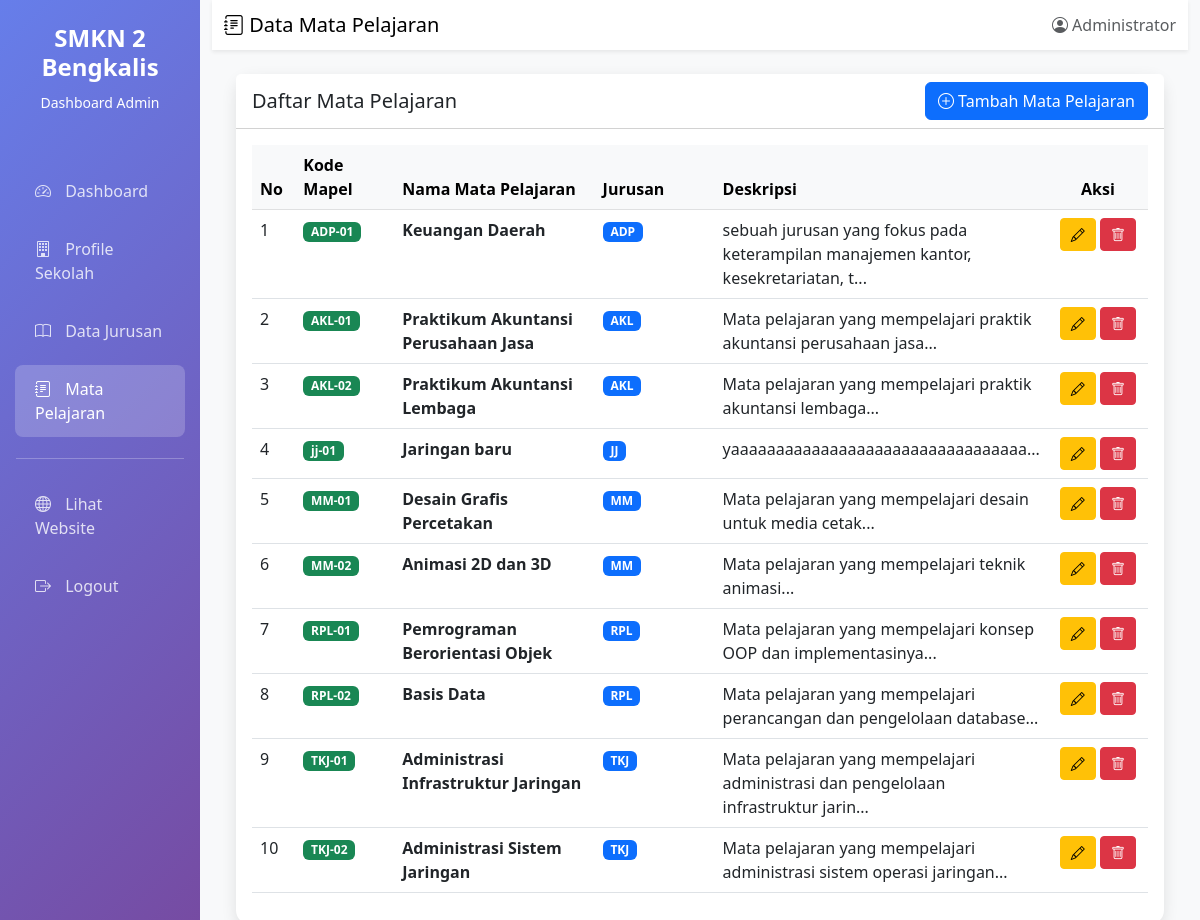
Screenshot of /dashboard/mata_pelajaran.php (signed in) with the database file from the repository.
### tables this page shows
CREATE TABLE `mata_pelajaran` (
  `id` int NOT NULL,
  `kode_mapel` varchar(10) NOT NULL,
  `nama_mapel` varchar(100) NOT NULL,
  `jurusan_id` int DEFAULT NULL,
  `deskripsi` text,
  `created_at` timestamp NULL DEFAULT CURRENT_TIMESTAMP,
  `updated_at` timestamp NULL DEFAULT CURRENT_TIMESTAMP ON UPDATE CURRENT_TIMESTAMP
);

CREATE TABLE `jurusan` (
  `id` int NOT NULL,
  `kode_jurusan` varchar(10) NOT NULL,
  `nama_jurusan` varchar(100) NOT NULL,
  `deskripsi` text,
  `created_at` timestamp NULL DEFAULT CURRENT_TIMESTAMP,
  `updated_at` timestamp NULL DEFAULT CURRENT_TIMESTAMP ON UPDATE CURRENT_TIMESTAMP
);

### dashboard/mata_pelajaran.php (the view, shortened to what this page needs)
<?php
$conn = getConnection();
$query = "SELECT mp.*, j.nama_jurusan, j.kode_jurusan
          FROM mata_pelajaran mp
          LEFT JOIN jurusan j ON mp.jurusan_id = j.id
          ORDER BY mp.kode_mapel ASC";
$result = $conn->query($query);
?>
<!DOCTYPE html>
<html lang="id">
<head>
    <link href="https://cdn.jsdelivr.net/npm/bootstrap@5.3.0/dist/css/bootstrap.min.css" rel="stylesheet">
    <link rel="stylesheet" href="https://cdn.jsdelivr.net/npm/bootstrap-icons@1.10.0/font/bootstrap-icons.css">
</head>
<body>
    <div class="container-fluid">
        <div class="row">
            <div class="col-md-2 p-0 sidebar">
                <div class="text-center py-4">
                    <h4 class="fw-bold">SMKN 2 Bengkalis</h4>
                    <small>Dashboard Admin</small>
                </div>
                <nav class="nav flex-column mt-4">
                    <a class="nav-link" href="index.php">
                        <i class="bi bi-speedometer2"></i> Dashboard
                    </a>
                    <a class="nav-link" href="profile.php">
                        <i class="bi bi-building"></i> Profile Sekolah
                    </a>
                    <a class="nav-link" href="jurusan.php">
                        <i class="bi bi-book"></i> Data Jurusan
                    </a>
                    <a class="nav-link active" href="mata_pelajaran.php">
                        <i class="bi bi-journal-text"></i> Mata Pelajaran
                    </a>
                    <hr class="text-white mx-3">
                    <a class="nav-link" href="../profile/" target="_blank">
                        <i class="bi bi-globe"></i> Lihat Website
                    </a>
                    <a class="nav-link" href="../logout.php" onclick="return confirm('Yakin ingin logout?')">
                        <i class="bi bi-box-arrow-right"></i> Logout
                    </a>
                </nav>
            </div>
            <div class="col-md-10">
                <nav class="navbar navbar-light bg-white shadow-sm mb-4">
                    <div class="container-fluid">
                        <span class="navbar-brand mb-0 h1">
                            <i class="bi bi-journal-text"></i> Data Mata Pelajaran
                        </span>
                        <span class="text-muted">
                            <i class="bi bi-person-circle"></i>
                            <?php echo $_SESSION['admin_nama']; ?>
                        </span>
                    </div>
                </nav>
                <div class="container-fluid px-4">
                    <div class="card table-card">
                        <div class="card-header bg-white d-flex justify-content-between align-items-center">
                            <h5 class="mb-0">Daftar Mata Pelajaran</h5>
                            <a href="mata_pelajaran_form.php" class="btn btn-primary">
                                <i class="bi bi-plus-circle"></i> Tambah Mata Pelajaran
                            </a>
                        </div>
                        <div class="card-body">
                            <div class="table-responsive">
                                <table class="table table-hover">
                                    <thead class="table-light">
                                        <tr>
                                            <th width="5%">No</th>
                                            <th width="12%">Kode Mapel</th>
                                            <th width="25%">Nama Mata Pelajaran</th>
                                            <th width="15%">Jurusan</th>
                                            <th width="30%">Deskripsi</th>
                                            <th width="13%" class="text-center">Aksi</th>
                                        </tr>
                                    </thead>
                                    <tbody>
                                        <?php if ($result->num_rows > 0): ?>
                                            <?php $no = 1; while ($row = $result->fetch_assoc()): ?>
                                                <tr>
                                                    <td><?php echo $no++; ?></td>
                                                    <td><span class="badge bg-success"><?php echo $row['kode_mapel']; ?></span></td>
                                                    <td><strong><?php echo $row['nama_mapel']; ?></strong></td>
                                                    <td>
                                                        <?php if ($row['nama_jurusan']): ?>
                                                            <span class="badge bg-primary">
                                                                <?php echo $row['kode_jurusan']; ?>
                                                            </span>
                                                        <?php else: ?>
                                                            <span class="text-muted">-</span>
                                                        <?php endif; ?>
                                                    </td>
                                                    <td><?php echo substr($row['deskripsi'], 0, 80) . '...'; ?></td>
                                                    <td class="text-center">
                                                        <a href="mata_pelajaran_form.php?edit=<?php echo $row['id']; ?>"
                                                           class="btn btn-sm btn-warning btn-action">
                                                            <i class="bi bi-pencil"></i>
                                                        </a>
                                                        <a href="mata_pelajaran.php?delete=<?php echo $row['id']; ?>"
                                                           class="btn btn-sm btn-danger btn-action"
                                                           onclick="return confirm('Yakin ingin menghapus mata pelajaran ini?')">
                                                            <i class="bi bi-trash"></i>
                                                        </a>
                                                    </td>
                                                </tr>
                                            <?php endwhile; ?>
                                        <?php endif; ?>
                                    </tbody>
                                </table>
                            </div>
                        </div>
                    </div>
                </div>
            </div>
        </div>
    </div>
</body>
</html>

### dashboard/mata_pelajaran.php (style rules this page uses)
:root { --primary-color: #667eea; --secondary-color: #764ba2; }
body { background-color: #f8f9fa; }
.sidebar { min-height: 100vh; background: linear-gradient(135deg, var(--primary-color) 0%, var(--secondary-color) 100%); color: white; }
.sidebar .nav-link { color: rgba(255,255,255,0.8); padding: 12px 20px; margin: 5px 15px; border-radius: 8px; transition: all 0.3s; }
.sidebar .nav-link:hover, .sidebar .nav-link.active { background: rgba(255,255,255,0.2); color: white; }
.sidebar .nav-link i { margin-right: 10px; width: 20px; }
.table-card { border-radius: 15px; border: none; box-shadow: 0 5px 15px rgba(0,0,0,0.1); }
.btn-action { padding: 5px 10px; font-size: 14px; }

### rows the page displays
mata_pelajaran: kode_mapel "ADP-01", nama_mapel "Keuangan Daerah", jurusan.kode_jurusan "ADP", deskripsi "sebuah jurusan yang fokus pada keterampilan manajemen kantor, kesekretariatan, t"
mata_pelajaran: kode_mapel "AKL-01", nama_mapel "Praktikum Akuntansi Perusahaan Jasa", jurusan.kode_jurusan "AKL", deskripsi "Mata pelajaran yang mempelajari praktik akuntansi perusahaan jasa"
mata_pelajaran: kode_mapel "AKL-02", nama_mapel "Praktikum Akuntansi Lembaga", jurusan.kode_jurusan "AKL", deskripsi "Mata pelajaran yang mempelajari praktik akuntansi lembaga"
mata_pelajaran: kode_mapel "jj-01", nama_mapel "Jaringan baru", jurusan.kode_jurusan "JJ", deskripsi "yaaaaaaaaaaaaaaaaaaaaaaaaaaaaaaaaa"
mata_pelajaran: kode_mapel "MM-01", nama_mapel "Desain Grafis Percetakan", jurusan.kode_jurusan "MM", deskripsi "Mata pelajaran yang mempelajari desain untuk media cetak"
mata_pelajaran: kode_mapel "MM-02", nama_mapel "Animasi 2D dan 3D", jurusan.kode_jurusan "MM", deskripsi "Mata pelajaran yang mempelajari teknik animasi"
mata_pelajaran: kode_mapel "RPL-01", nama_mapel "Pemrograman Berorientasi Objek", jurusan.kode_jurusan "RPL", deskripsi "Mata pelajaran yang mempelajari konsep OOP dan implementasinya"
mata_pelajaran: kode_mapel "RPL-02", nama_mapel "Basis Data", jurusan.kode_jurusan "RPL", deskripsi "Mata pelajaran yang mempelajari perancangan dan pengelolaan database"
mata_pelajaran: kode_mapel "TKJ-01", nama_mapel "Administrasi Infrastruktur Jaringan", jurusan.kode_jurusan "TKJ", deskripsi "Mata pelajaran yang mempelajari administrasi dan pengelolaan infrastruktur jarin"
mata_pelajaran: kode_mapel "TKJ-02", nama_mapel "Administrasi Sistem Jaringan", jurusan.kode_jurusan "TKJ", deskripsi "Mata pelajaran yang mempelajari administrasi sistem operasi jaringan"

### other values shown
$_SESSION['admin_nama'] "Administrator"
